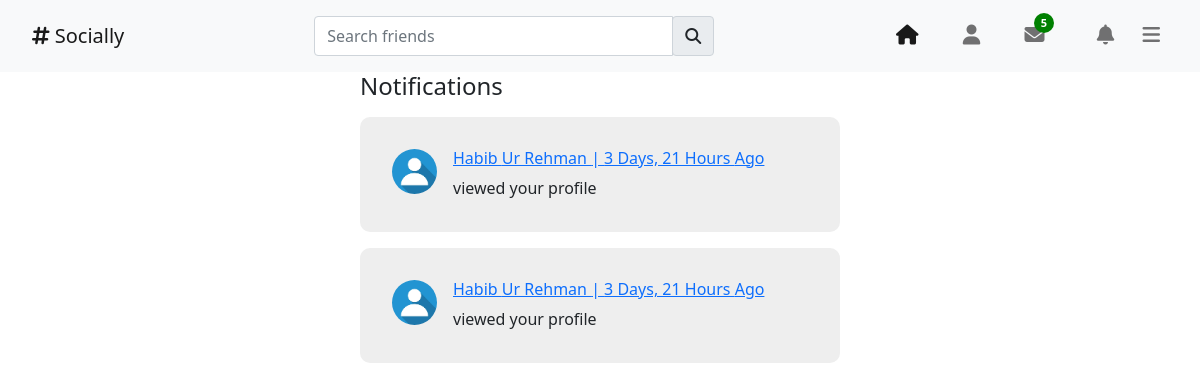
Page /notification/ (signed in) on the committed database.
### notifications/models.py (models this page shows)
class Notification(models.Model):
    type = models.CharField(default="friend", max_length=50)
    sender = models.ForeignKey(settings.AUTH_USER_MODEL, on_delete=models.CASCADE, related_name='notification_sender')
    receiver = models.ForeignKey(settings.AUTH_USER_MODEL, on_delete=models.CASCADE,
                                 related_name="notification_receiver")
    note = models.CharField(max_length=255)
    description = models.TextField(null=True, blank=True)
    time_stamp = models.DateTimeField(auto_now=True, verbose_name="Requested time")
    seen = models.BooleanField(default=False)

### accounts/models.py (models this page shows, shortened)
class User(AbstractUser):
    slug = models.SlugField(unique=True)
    gender = models.CharField(max_length=50, null=True, choices=[
        ('Male', 'Male'),
        ('Female', 'Female'),
        ('Other', 'Other')
    ])
    about = models.TextField(null=True, blank=True, verbose_name="About")

### profiles/models.py (models this page shows, shortened)
class UserProfile(models.Model):
    user = models.OneToOneField(User, on_delete=models.CASCADE, related_name='user_profile')
    headline = models.TextField(null=True, blank=True)
    profile_image = models.ImageField(upload_to='profile/', default='profile/default_profile.jpg')
    cover_image = models.ImageField(upload_to='cover/', default='cover/default_cover.jpg')
    date_of_birth = models.DateField(null=True, blank=True)
    phone = models.CharField(max_length=15, null=True, blank=True)
    city = models.CharField(max_length=50, null=True, blank=True)
    country = models.CharField(max_length=50, null=True, blank=True)

### notifications/views.py (the view)
# urls.py: path('', views.NotificationsList.as_view(), name="notification_list")
class NotificationsList(ListView):
    model = Notification
    context_object_name = 'notifications'
    template_name = 'home/notification.html'
    paginate_by = 7
    def get_queryset(self):
        return Notification.objects.filter(
            receiver=self.request.user
        ).order_by(
            '-time_stamp'
        ).select_related(
            'sender',
            'receiver'
        )
    def get_context_data(self, *, object_list=None, **kwargs):
        context = super(NotificationsList, self).get_context_data(**kwargs)
        unseen = Notification.objects.filter(
            receiver=self.request.user,
            seen=False
        )
        for unseen_notification in unseen:
            unseen_notification.seen = True
            unseen_notification.save()
        context['unseen'] = unseen.count()
        print(context)
        return context

### templates/home/notification.html (shortened to what this page needs)
{% extends 'base/bootstrap_template.html' %}
{% load static %}
{% block css_section %}
    <link rel="stylesheet" href="{% static 'home/css/search_css.css' %}">
    <link rel="stylesheet" href="{% static 'home/css/style.css' %}">
    <link rel="stylesheet" href="{% static 'home/css/navbar_css.css' %}">
    <link rel="stylesheet" href="{% static 'base/base_style.css' %}">
    <link rel="stylesheet" href="{% static 'home/notification.css' %}">
{% endblock %}
{% block main_body %}
    <div class="application">
    {% include 'home/navbar.html' %}
    <div class="main-section">
        <div class="left">
        </div>
        <div class="center infinite-container">
            {% if notifications %}
                <h4>Notifications</h4>
                {% for notification in notifications %}
                    {% if forloop.counter < unseen %}
                        <div class="notification-display infinite-item new-notifications">
                    {% else %}
                        <div class="notification-display infinite-item">
                    {% endif %}
                <div class="user-image">
                    <a href="{% url 'profile:user_profile' notification.sender.user.slug %}"><img
                            src="{{ notification.sender.user_profile.profile_image.url }}" alt=""></a>
                </div>
                <div class="notification-information">
                    <div class="user-info">
                        <div class="username">
                            <a href="{% url 'profile:user_profile' notification.sender.user.slug %}">
                                {% if notification.sender.first_name %}
                                    <h6>{{ notification.sender.first_name }} {{ notification.sender.last_name }}
                                        | {{ notification.time_stamp|timesince }} ago</h6>
                                {% else %}
                                    <h6>{{ notification.sender.username }}
                                        | {{ notification.time_stamp|timesince }} ago</h6>
                                {% endif %}
                            </a>
                        </div>
                    </div>
                    <div class="notification-message" id="">
                        <p>{{ notification.note }}</p>
                    </div>
                </div>
                </div>
                {% endfor %}
            {% endif %}
            </div>
            <div class="right">
            </div>
        </div>
    </div>
{% endblock %}

### static/home/css/search_css.css (style rules this page uses)
.user-info { display: flex; flex-direction: column; margin-left: 1rem; }
.user-info h6 { text-transform: capitalize; }

### static/home/css/style.css (style rules this page uses)
body, html { overflow-x: hidden; }
.main-section { display: flex; }
.left { width: 30%; }
.center { width: 40%; }
.right { width: 30%; }
.user-image img { width: 45px; height: 45px; border-radius: 50%; }
.right { margin-top: 3rem; }

### static/home/notification.css (style rules this page uses)
.notification-display { display: flex; background-color: #eeeeee; padding: 2rem 2rem 1rem; border-radius: 10px; margin-top: 1rem; }
.notification-information { display: flex; flex-direction: column; }
.notification-message { margin-left: 1rem; }

### rows in the picture
Notification: sender.user_profile.profile_image (placeholder picture), sender.first_name "Habib", sender.last_name "Ur Rehman", time_stamp "3 Days, 21 Hours", note "viewed your profile"
Notification: sender.user_profile.profile_image (placeholder picture), sender.first_name "Habib", sender.last_name "Ur Rehman", time_stamp "3 Days, 21 Hours", note "viewed your profile"
